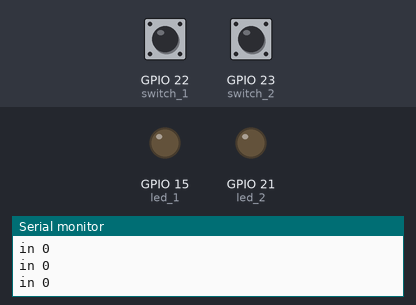
The sketch below on a simulated ESP32. On the bench: output pins drawn as LEDs (lit = HIGH), the last lines printed to the serial monitor. Inputs (shaded band) come from the test bench; at power-on: GPIO 22 (switch_1) LOW, GPIO 23 (switch_2) LOW.

Above: at 1.2 s.
1.3 s: GPIO 22 (switch_1) pulled HIGH for 0.15 s
2.9 s: GPIO 22 (switch_1) pulled HIGH for 1 s
5.4 s: GPIO 22 (switch_1) driven HIGH
At 7.0 s:
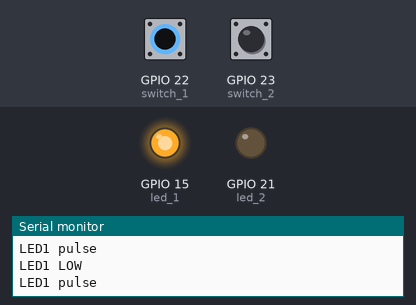
8.4 s: GPIO 23 (switch_2) pulsed HIGH 2 times (0.12 s each, 0.3 s apart)
At 9.19 s:
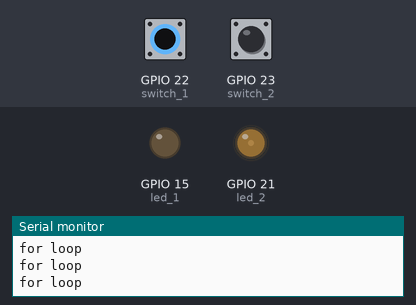
12.0 s: GPIO 23 (switch_2) pulled HIGH for 0.15 s
15.0 s: GPIO 23 (switch_2) pulled HIGH for 1 s
Timing chart, 0 to 19.0 s (numbered marks = the images above; inputs shaded):
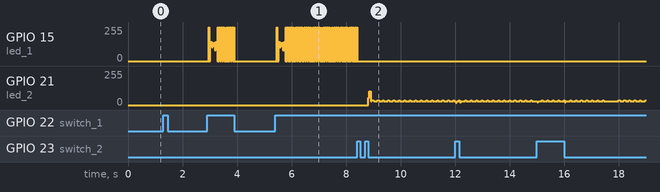

Measured:
- after the input at 8.4 s, GPIO 15 (led_1): goes on until 8.4 s, then stays 0/255

The sketch:

Assingment_1_with_interrupt_2.ino
```cpp
// Initializing which pins to be used
#define switch_1 22
#define switch_2 23

#define led_1 15
#define led_2 21

//Initilization of button states
int button_1 = 0;
int button_2 = 0;

int lastButton_1 = 0;
int lastButton_2 = 0;


void IRAM_ATTR ISR()
{
    // Checking the button presses
    Serial.println("i am in isr\n");
  if(digitalRead(switch_1) == 1 && digitalRead(switch_1) != lastButton_1)
    {
      button_1 = 1;
    }
  lastButton_1 = button_1;

  if(digitalRead(switch_2) == 1 && digitalRead(switch_2) != lastButton_2)
    {
      button_2 = 1;
    }
  lastButton_2 = button_2;


}

void setup()
{
// Setting which pins are inputs and outputs
  pinMode(switch_1, INPUT);
  pinMode(switch_2, INPUT);

  pinMode(led_1, OUTPUT);
  pinMode(led_2, OUTPUT);

  attachInterrupt(switch_1, ISR, HIGH);
  attachInterrupt(switch_2, ISR, HIGH);

  Serial.begin(9600);
  Serial.println("setup done\n");

}

void loop()
{

button_1 = digitalRead(switch_1);
button_2 = digitalRead(switch_2);
delay(50);
// The coniditons of the buttons
Serial.println("in loop\n");
  if (button_1 == 1 && button_2 == 0 && lastButton_1 != button_1)
    {

      digitalWrite(led_2,HIGH);
      Serial.println("LED2 pulse\n");

      delayMicroseconds(50);
      digitalWrite(led_2,LOW);
      Serial.println("LED2 low\n");

      for (int i=0; i<12; i++)
        {
          Serial.println("LED1 pulse\n");
          digitalWrite(led_1, HIGH);
          delayMicroseconds(900 + (i*50));

          Serial.println("LED1 LOW\n");
          digitalWrite(led_1, LOW);
          delayMicroseconds(600);
        }

       delayMicroseconds(6000);
    }

  if (button_1 == 1 && button_2 == 1 && lastButton_2 != button_2)
    {
      digitalWrite(led_2,HIGH);
      delayMicroseconds(50);
      digitalWrite(led_2,LOW);

      Serial.println("mode 2 pulse\n");

      for (int j=0; j<12; j = j++ )
        {
          digitalWrite(led_2, HIGH);
          delayMicroseconds(1450 - (j*50));

          digitalWrite(led_2, LOW);
          delayMicroseconds(600);
          Serial.println("for loop \n");
        }
      delayMicroseconds(6000);
    }

  while (button_1 == LOW)
    {
      Serial.println("in 0\n");
      digitalWrite(led_1, LOW);
      digitalWrite(led_2, LOW);
      delay(50);

      button_1 = digitalRead(switch_1);
    }

}
```
